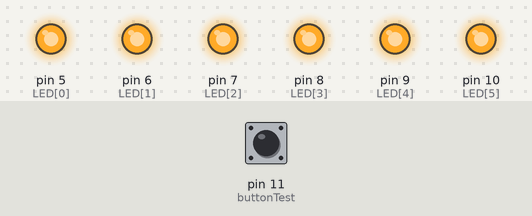
Recording of a sketch running on a simulated Arduino Uno, built with avr-gcc and run on an emulated ATmega328P. Shown: output pins drawn as LEDs (lit = HIGH). The inputs (shaded band) are chosen by the test bench; at power-on: pin 11 (buttonTest) HIGH. What the sketch prints to the serial monitor is not drawn.

Above: at 1.2 s.
1.3 s: pin 11 (buttonTest) pulled LOW for 0.15 s
Timing chart, 0 to 4.3 s (numbered marks = the images above; inputs shaded):
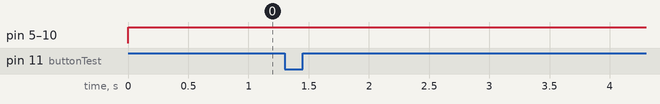

Measured:
- after the input at 1.3 s, every drawn part: stays the same

The sketch:

Lab01_22127280_CODE.ino
```cpp
const unsigned int LED[6] = {5, 6, 7, 8, 9, 10};
const unsigned int buttonTest = 11;
const unsigned long timeDelay = 1000;
const unsigned long timeMode = 5000;

unsigned long pressedStartTime = 0; //used for measuring the period time of pressing the button
unsigned int lastButtonState = LOW; //used for
unsigned long LEDLastTime = 0; //Used in mode 2, for checking the delay time for switching among LEDs
unsigned int curLED = 0; //Save the current LED in mode 2

unsigned int mode = 1; //When the USB was plugged in, the state of mode 1 will be run first

void setup()
{
  	//Start Serial communication, Transmission speed is 9600
  	Serial.begin(9600);

  	//Set all LED pins as OUTPUT
	for (int i = 0; i < 6; ++i)
     	pinMode(LED[i], OUTPUT);

  	//Set the button pin as INPUT
  	pinMode(buttonTest, INPUT);
}

void turnAllLEDs ()
{
  	//Turn off all LEDs by setting their pins to LOW
  	for (int i = 0; i < 6; ++i)
      digitalWrite(LED[i], LOW);
}
void mode1()
{
  	//In Mode 1, all LEDs will be turned on
  	//Turn on all LEDs by setting their pins to HIGH
	for (int i = 0; i < 6; ++i)
      digitalWrite(LED[i], HIGH);
}
void mode2()
{
  	unsigned long LEDCurTime = millis(); // Get the current time in milliseconds since the program started

  	// Check if the time delay has passed to switch to the next LED
  	if (LEDCurTime - LEDLastTime >= timeDelay)
    {
      	LEDLastTime = LEDCurTime; // Update the last time the LED was switched
      	digitalWrite(LED[curLED], LOW); // Turn off the current LED
      	curLED = (curLED + 1) % 6; // Move to the next LED, wrapping around after the last LED
    }
  	else
    	digitalWrite(LED[curLED], HIGH); // Keep the current LED on
}
void testButtonForChangeMode ()
{
  	unsigned int curButtonState = digitalRead(buttonTest); // Read the current state of the button

  	// Check if the button was released (transition from HIGH to LOW)
  	if (curButtonState == LOW && lastButtonState == HIGH)
    {
      	Serial.println("Released button!");

        unsigned long pressedDuration = millis() - pressedStartTime; // Calculate the duration the button was pressed
        // Check if the button was pressed long enough to change from mode 1 to mode 2
        if (pressedDuration >= timeMode && mode == 1)
        {
          	turnAllLEDs(); // Turn off all LEDs before switching modes
          	LEDLastTime = millis(); // Reset the last LED switch time
         	mode = 2; // Switch to mode 2
        }
        // Check if the button was pressed for a shorter duration to change from mode 2 to mode 1
        else if (pressedDuration < timeMode && mode == 2)
        {
         	mode = 1; // Switch to mode 1
          	curLED = 0; // Reset the current LED index
        }

      	Serial.print("Press duration: ");
      	Serial.print(pressedDuration);
      	Serial.println("ms");
      	Serial.println("");
    }
  	// Check if the button was pressed (transition from LOW to HIGH)
  	else if (curButtonState == HIGH && lastButtonState == LOW)
    {
      	Serial.println("Pressed button!");
      	pressedStartTime = millis(); // Record the start time when the button is pressed
    }

  	lastButtonState = curButtonState; // Update the last button state
}

void loop()
{
  	testButtonForChangeMode(); // Check if the button was pressed to change modes

  	// Run the corresponding mode function based on the current mode
  	if (mode == 1)
      	mode1();
  	else
      	mode2();
}
```
